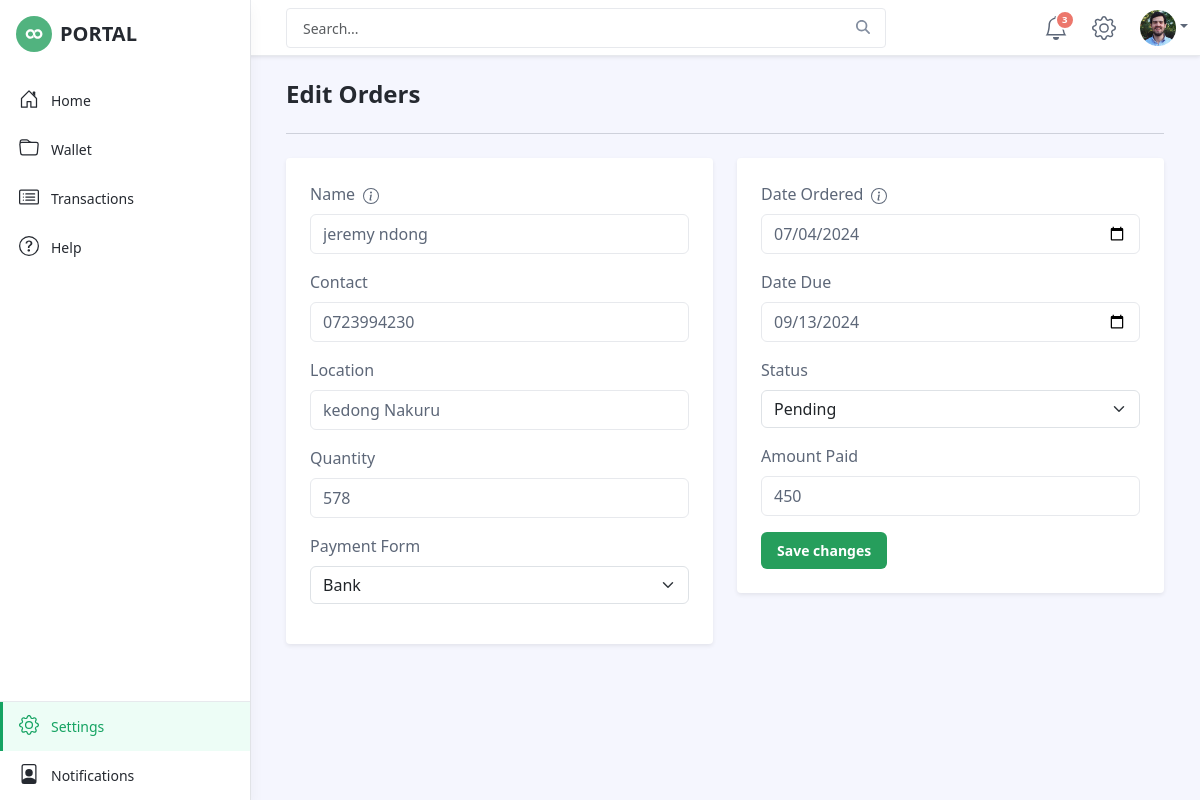
The app's page /new-edit/3 (signed in) with its own data.
### home/models.py (models this page shows, shortened)
class NewOrder(models.Model):
    name = models.CharField(max_length=100)
    contact = models.TextField()
    location = models.TextField()
    quantity = models.IntegerField()
    date_ordered = models.DateField(default=now)
    date_due = models.DateField()
    status = models.CharField(max_length=30)
    pay_form = models.CharField(max_length=30)
    amount = models.IntegerField()
    owner = models.ForeignKey(to=User, on_delete=models.CASCADE,null=True, blank=True)
    class Meta:
        ordering: ['-date_ordered']

### home/views.py (the view, shortened to what this page needs)
# urls.py: path('new-edit/<int:id>',views.new_edit, name='edit' ),
def new_edit(request,id):
    order = get_object_or_404(NewOrder, pk=id, owner=request.user)
    statusy = Status.objects.all()
    payment = Payment.objects.all()
    context = {
        'order': order,
        'Values': order,
        'statusy': statusy,
        'payment': payment
    }
    if request.method == "GET":
       return render(request, "new_edit.html", context)

### home/templates/new_edit.html (shortened to what this page needs)
<!DOCTYPE html>
{%load static%}
<html lang="en">
<head>
	<link id="theme-style" rel="stylesheet" href="{% static 'css/portal.css' %}">
</head>
<body class="app">
    <header class="app-header fixed-top">
        <div class="app-header-inner">
	        <div class="container-fluid py-2">
		        <div class="app-header-content">
		            <div class="row justify-content-between align-items-center">
		            <div class="app-search-box col">
		                <form class="app-search-form">
							<input type="text" placeholder="Search..." name="search" class="form-control search-input">
							<button type="submit" class="btn search-btn btn-primary" value="Search"><i class="fa-solid fa-magnifying-glass"></i></button>
				        </form>
		            </div>
		            <div class="app-utilities col-auto">
			            <div class="app-utility-item app-notifications-dropdown dropdown">
				            <a class="dropdown-toggle no-toggle-arrow" id="notifications-dropdown-toggle" data-bs-toggle="dropdown" href="#" role="button" aria-expanded="false" title="Notifications">
					            <span class="icon-badge">3</span>
					        </a>
				        </div>
			            <div class="app-utility-item">
				            <a href= "{% url 'home' %}"  title="Settings">
					        </a>
					    </div>
			            <div class="app-utility-item app-user-dropdown dropdown">
				            <a class="dropdown-toggle" id="user-dropdown-toggle" data-bs-toggle="dropdown" href="#" role="button" aria-expanded="false"><img src="{% static 'images/user.png' %}" alt="user profile"></a>
			            </div>
		            </div>
		        </div>
	            </div>
	        </div>
        </div>
        <div id="app-sidepanel" class="app-sidepanel">
	        <div class="sidepanel-inner d-flex flex-column">
		        <div class="app-branding">
		            <a class="app-logo" href="{% url 'home' %}" ><img class="logo-icon me-2" src="{% static 'images/app-logo.svg' %}" alt="logo"><span class="logo-text">PORTAL</span></a>
		        </div>
			    <nav id="app-nav-main" class="app-nav app-nav-main flex-grow-1">
				    <ul class="app-menu list-unstyled accordion" id="menu-accordion">
					    <li class="nav-item">
					        <a class="nav-link" href="{% url 'home' %}" >
						        <span class="nav-icon">
						         </span>
		                         <span class="nav-link-text">Home</span>
					        </a>
					    </li>
					    <li class="nav-item">
					        <a class="nav-link" href="{% url 'wall' %}" >
						        <span class="nav-icon">
						         </span>
		                         <span class="nav-link-text">Wallet</span>
					        </a>
					    </li>
					    <li class="nav-item">
					        <a class="nav-link" href="{% url 'orders' %}" >
						        <span class="nav-icon">
						         </span>
		                         <span class="nav-link-text">Transactions</span>
					        </a>
					    </li>
					    <li class="nav-item">
					        <a class="nav-link" href="{% url 'home' %}" >
						        <span class="nav-icon">
						         </span>
		                         <span class="nav-link-text">Help</span>
					        </a>
					    </li>
				    </ul>
			    </nav>
			    <div class="app-sidepanel-footer">
				    <nav class="app-nav app-nav-footer">
					    <ul class="app-menu footer-menu list-unstyled">
						    <li class="nav-item">
						        <a class="nav-link active" href="{% url 'home' %}">
							        <span class="nav-icon">
							        </span>
			                        <span class="nav-link-text">Settings</span>
						        </a>
						    </li>
						    <li class="nav-item">
						        <a class="nav-link" href="{% url 'notifications' %}" >
							        <span class="nav-icon">
							        </span>
			                        <span class="nav-link-text">Notifications</span>
						        </a>
						    </li>
					    </ul>
				    </nav>
			    </div>
	        </div>
	    </div>
    </header>
	<div class="app-wrapper">
	    <div class="app-content pt-3 p-md-3 p-lg-4">
		    <div class="container-xl">
				<form action="{%url 'edit' order.id %}" class="home-form"method="POST" >
					<h1 class="app-page-title">Edit Orders</h1>
					<hr class="mb-4">
					<div class="row g-4 home-section">
						<div class="col-12 col-md-6">
							<div class="app-card app-card-home shadow-sm p-4">
								<div class="app-card-body">
								    <div class="mb-3">
									    <label for="setting-input-1" class="form-label">Name<span class="ms-2" data-bs-container="body" data-bs-toggle="popover" data-bs-trigger="hover focus"  data-bs-placement="top"></span></label>
									    <input required="" type="text" class="form-control" id="setting-input-1" name="name" placeholder="" value="{{Values.name}}" >
									</div>
									<div class="mb-3">
									    <label for="setting-input-2" class="form-label">Contact</label>
									    <input type="text" class="form-control" id="setting-input-2" name="contact" value="{{Values.contact}}" required>
									</div>
								    <div class="mb-3">
									    <label for="setting-input-3" class="form-label">Location</label>
									    <input type="text" class="form-control" id="setting-input-3" name="location" value="{{Values.location}}" required>
									</div>
									<div class="mb-3">
									    <label for="setting-input-2" class="form-label">Quantity</label>
									    <input type="number" class="form-control" id="setting-input-2" name="quantity" value="{{Values.quantity}}" required>
									</div>
									<div class="mb-3">
									    <label for="setting-input-3" class="form-label">Payment Form</label>
										<select class="form-select" id="setting-input-3" name="pay_form">
											<option selected name = "payment" value= "{{Values.pay_form}}" required >{{Values.pay_form}}</option>
										</select>
									</div>
						    </div>
						</div>
	                </div>
	                <div class="col-12 col-md-6">
		                <div class="app-card app-card-home shadow-sm p-4">
						    <div class="app-card-body">
								    <div class="mb-3">
									    <label for="setting-input-1" class="form-label">Date Ordered<span class="ms-2" data-bs-container="body" data-bs-toggle="popover" data-bs-trigger="hover focus"  data-bs-placement="top" ></span></label>
									    <input type="date" class="form-control" id="setting-input-1" name="date_ordered" value="{{Values.date_ordered|date:'Y-m-d' }}" required>
									</div>
									<div class="mb-3">
									    <label for="setting-input-2" class="form-label">Date Due</label>
									    <input type="date" class="form-control" id="setting-input-2" name="date_due" value="{{Values.date_due|date:'Y-m-d' }}" required>
									</div>
								    <div class="mb-3">
									    <label for="setting-input-3" class="form-label">Status</label>
										<select class="form-select" id="setting-input-3" name="status">
											<option selected name = "statusy" value= "{{Values.status}}" >{{Values.status}}</option>
										</select>
									</div>
									<div class="mb-3">
									    <label for="setting-input-2" class="form-label">Amount Paid</label>
									    <input type="number" class="form-control" id="setting-input-2" name="amount" value="{{Values.amount}}" required>
									</div>
									<button type="button" class="btn btn-secondary" data-bs-toggle="modal" data-bs-target="#centerModal" style="background-color: rgb(38, 158, 92); color: white;">
										Save changes
									</button>
						    </div>
						</div>
	                </div>
                </div>
			  </form>
		    </div>
	    </div>
    </div>
</body>
</html>

### records on screen
NewOrder: name "jeremy ndong", contact "0723994230", location "kedong Nakuru", quantity "578", pay_form "Bank", date_ordered "07/04/2024", date_due "09/13/2024", status "Pending", amount "450"
